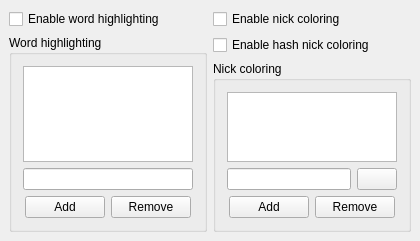
<ui version="4.0" >
 <class>GeneralGroupchat</class>
 <widget class="QWidget" name="GeneralGroupchat" >
  <property name="geometry" >
   <rect>
    <x>0</x>
    <y>0</y>
    <width>420</width>
    <height>186</height>
   </rect>
  </property>
  <property name="windowTitle" >
   <string>GeneralGroupchatUI</string>
  </property>
  <layout class="QHBoxLayout" >
   <property name="margin" >
    <number>9</number>
   </property>
   <property name="spacing" >
    <number>6</number>
   </property>
   <item>
    <layout class="QVBoxLayout" >
     <property name="margin" >
      <number>0</number>
     </property>
     <property name="spacing" >
      <number>6</number>
     </property>
     <item>
      <widget class="QCheckBox" name="ck_gcHighlights" >
       <property name="text" >
        <string>Enable word highlighting</string>
       </property>
      </widget>
     </item>
     <item>
      <widget class="QGroupBox" name="alertGroupBox" >
       <property name="toolTip" >
        <string>Highlight lines and alert the user if this text is included in chat</string>
       </property>
       <property name="title" >
        <string>Word highlighting</string>
       </property>
       <layout class="QVBoxLayout" >
        <property name="margin" >
         <number>11</number>
        </property>
        <property name="spacing" >
         <number>6</number>
        </property>
        <item>
         <widget class="QListWidget" name="lw_highlightWords" >
          <property name="toolTip" >
           <string>Words which will cause a notification in group chat.</string>
          </property>
          <property name="whatsThis" >
           <string>This is the list of words which when said in group chat will cause the user to be notified.</string>
          </property>
         </widget>
        </item>
        <item>
         <widget class="QLineEdit" name="le_newHighlightWord" >
          <property name="toolTip" >
           <string>Type a new word here and press "Add Word" for it to be added to the highlight list</string>
          </property>
          <property name="whatsThis" >
           <string>Type a new word here and press "Add Word" for it to be added to the highlight list</string>
          </property>
         </widget>
        </item>
        <item>
         <layout class="QHBoxLayout" >
          <property name="margin" >
           <number>0</number>
          </property>
          <property name="spacing" >
           <number>6</number>
          </property>
          <item>
           <spacer>
            <property name="orientation" >
             <enum>Qt::Horizontal</enum>
            </property>
            <property name="sizeType" >
             <enum>QSizePolicy::Expanding</enum>
            </property>
            <property name="sizeHint" >
             <size>
              <width>40</width>
              <height>20</height>
             </size>
            </property>
           </spacer>
          </item>
          <item>
           <widget class="QPushButton" name="pb_addHighlightWord" >
            <property name="toolTip" >
             <string>Adds the new word to the list</string>
            </property>
            <property name="whatsThis" >
             <string>Adds the new word to the list</string>
            </property>
            <property name="text" >
             <string>Add</string>
            </property>
           </widget>
          </item>
          <item>
           <widget class="QPushButton" name="pb_removeHighlightWord" >
            <property name="toolTip" >
             <string>Removes the selected word from the highlight list</string>
            </property>
            <property name="whatsThis" >
             <string>Removes the selected word from the highlight list</string>
            </property>
            <property name="text" >
             <string>Remove</string>
            </property>
           </widget>
          </item>
          <item>
           <spacer>
            <property name="orientation" >
             <enum>Qt::Horizontal</enum>
            </property>
            <property name="sizeType" >
             <enum>QSizePolicy::Expanding</enum>
            </property>
            <property name="sizeHint" >
             <size>
              <width>40</width>
              <height>20</height>
             </size>
            </property>
           </spacer>
          </item>
         </layout>
        </item>
       </layout>
      </widget>
     </item>
    </layout>
   </item>
   <item>
    <layout class="QVBoxLayout" >
     <property name="margin" >
      <number>0</number>
     </property>
     <property name="spacing" >
      <number>6</number>
     </property>
     <item>
      <widget class="QCheckBox" name="ck_gcNickColoring" >
       <property name="text" >
        <string>Enable nick coloring</string>
       </property>
      </widget>
     </item>
      <item>
      <widget class="QCheckBox" name="ck_gcHashNickColoring" >
       <property name="text" >
        <string>Enable hash nick coloring</string>
       </property>
      </widget>
     </item>
     <item>
      <widget class="QGroupBox" name="ncGroupBox" >
       <property name="title" >
        <string>Nick coloring</string>
       </property>
       <layout class="QVBoxLayout" >
        <property name="margin" >
         <number>11</number>
        </property>
        <property name="spacing" >
         <number>6</number>
        </property>
        <item>
         <widget class="QListWidget" name="lw_nickColors" >
          <property name="toolTip" >
           <string>Colors used for nicks in groupchat</string>
          </property>
          <property name="whatsThis" >
           <string>This is the list of colours with which nicks will be drawn in group chat.</string>
          </property>
         </widget>
        </item>
        <item>
         <layout class="QHBoxLayout" >
          <property name="margin" >
           <number>0</number>
          </property>
          <property name="spacing" >
           <number>6</number>
          </property>
          <item>
           <widget class="QLineEdit" name="le_newNickColor" >
            <property name="toolTip" >
             <string>Type a colourcode here, or press the pallette to the right</string>
            </property>
            <property name="whatsThis" >
             <string>Type a colourcode here, or press the pallette to the right</string>
            </property>
           </widget>
          </item>
          <item>
           <widget class="QPushButton" name="pb_nickColor" >
            <property name="sizePolicy" >
             <sizepolicy>
              <hsizetype>4</hsizetype>
              <vsizetype>4</vsizetype>
              <horstretch>0</horstretch>
              <verstretch>0</verstretch>
             </sizepolicy>
            </property>
            <property name="text" >
             <string/>
            </property>
           </widget>
          </item>
         </layout>
        </item>
        <item>
         <layout class="QHBoxLayout" >
          <property name="margin" >
           <number>0</number>
          </property>
          <property name="spacing" >
           <number>6</number>
          </property>
          <item>
           <spacer>
            <property name="orientation" >
             <enum>Qt::Horizontal</enum>
            </property>
            <property name="sizeType" >
             <enum>QSizePolicy::Expanding</enum>
            </property>
            <property name="sizeHint" >
             <size>
              <width>40</width>
              <height>20</height>
             </size>
            </property>
           </spacer>
          </item>
          <item>
           <widget class="QPushButton" name="pb_addNickColor" >
            <property name="toolTip" >
             <string>Adds the color to the list</string>
            </property>
            <property name="whatsThis" >
             <string>Adds the new color to the list</string>
            </property>
            <property name="text" >
             <string>Add</string>
            </property>
           </widget>
          </item>
          <item>
           <widget class="QPushButton" name="pb_removeNickColor" >
            <property name="toolTip" >
             <string>Removes the selected color from the list</string>
            </property>
            <property name="whatsThis" >
             <string>Removes the selected color from the list</string>
            </property>
            <property name="text" >
             <string>Remove</string>
            </property>
           </widget>
          </item>
          <item>
           <spacer>
            <property name="orientation" >
             <enum>Qt::Horizontal</enum>
            </property>
            <property name="sizeType" >
             <enum>QSizePolicy::Expanding</enum>
            </property>
            <property name="sizeHint" >
             <size>
              <width>40</width>
              <height>20</height>
             </size>
            </property>
           </spacer>
          </item>
         </layout>
        </item>
       </layout>
      </widget>
     </item>
    </layout>
   </item>
  </layout>
 </widget>
 <layoutdefault spacing="6" margin="11" />
 <pixmapfunction>qPixmapFromMimeSource</pixmapfunction>
 <tabstops>
  <tabstop>ck_gcHighlights</tabstop>
  <tabstop>le_newHighlightWord</tabstop>
  <tabstop>pb_removeHighlightWord</tabstop>
  <tabstop>pb_addHighlightWord</tabstop>
  <tabstop>ck_gcNickColoring</tabstop>
  <tabstop>ck_gcHashNickColoring</tabstop>
  <tabstop>le_newNickColor</tabstop>
  <tabstop>pb_nickColor</tabstop>
  <tabstop>pb_removeNickColor</tabstop>
  <tabstop>pb_addNickColor</tabstop>
 </tabstops>
 <resources/>
 <connections>
  <connection>
   <sender>ck_gcNickColoring</sender>
   <signal>toggled(bool)</signal>
   <receiver>ck_gcHashNickColoring</receiver>
   <slot>setEnabled(bool)</slot>
   <hints>
    <hint type="sourcelabel">
     <x>326</x>
     <y>18</y>
    </hint>
    <hint type="destinationlabel">
     <x>326</x>
     <y>42</y>
    </hint>
   </hints>
  </connection>
 </connections>
 </ui>
